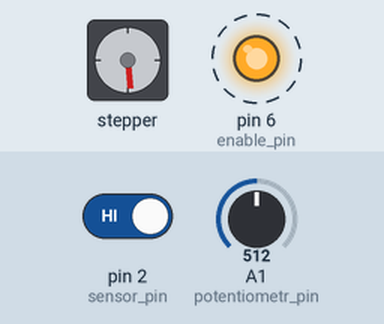
Simulated run of this sketch. Board: Arduino Uno, built with avr-gcc and run on an emulated ATmega328P. On the bench: stepper motor, output pins drawn as LEDs (lit = HIGH). Dashed ring = blinking. The test bench sets the inputs (shaded band); at power-on: A1 (potentiometr_pin) = 512, pin 2 (sensor_pin) HIGH. Stepper angles assume 200 steps per turn.

Above: at 1.2 s.
1.3 s: A1 (potentiometr_pin) set to 716
At 1.65 s:
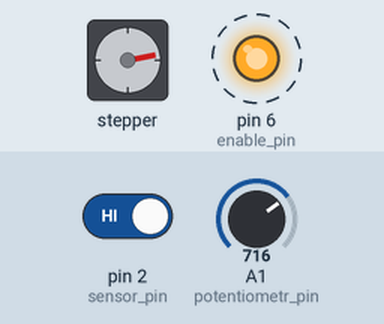
4.3 s: A1 (potentiometr_pin) set to 511
At 4.45 s:
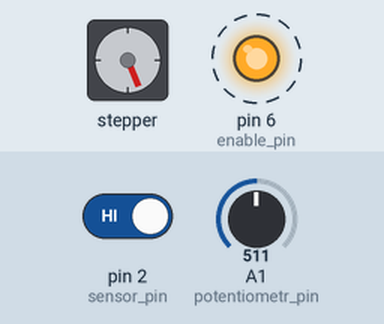
7.3 s: A1 (potentiometr_pin) set to 122
10.3 s: A1 (potentiometr_pin) set to 0
13.3 s: pin 2 (sensor_pin) driven LOW
At 13.66 s:
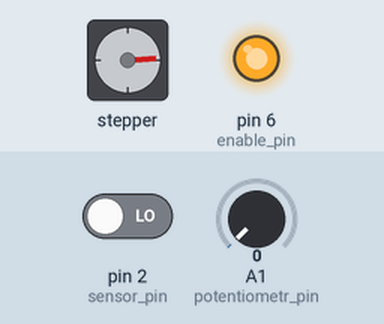
16.3 s: pin 2 (sensor_pin) driven HIGH
At 16.75 s:
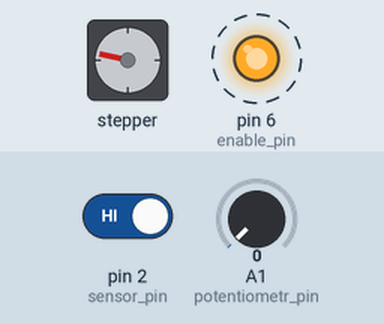
Timing chart, 0 to 45.8 s (numbered marks = the images above; inputs shaded):
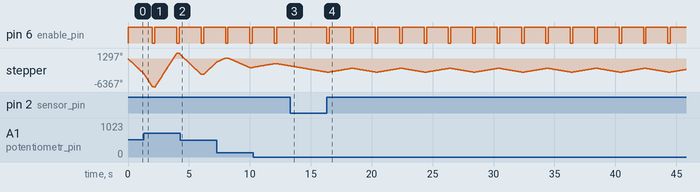

Measured:
- after the input at 13.3 s, pin 6 (enable_pin): stops changing and stays HIGH
- after the input at 16.3 s, pin 6 (enable_pin): alternates HIGH for 1.8 s and LOW for 0.20 s, starting at once

The sketch:

grinding-machine.ino
```cpp
#define potentiometr_pin A1
int potentiometr, potentiometr_last, potentiometr_min, potentiometr_max = 0;
int hysteresis = 10;
int speed_val;

#define step_pin 4
#define dir_pin 5
#define enable_pin 6

unsigned long stepTimer;

#define sensor_pin 2
boolean sensorFlag = true;
boolean sensor = false;
unsigned long sensorTimer;

#include <AccelStepper.h>

// Define a stepper and the pins it will use
AccelStepper stepper(AccelStepper::DRIVER, step_pin, dir_pin);


void setup() {
  //Serial.begin(9600);

  pinMode(sensor_pin, INPUT_PULLUP);

  pinMode(step_pin, OUTPUT);
  pinMode(dir_pin, OUTPUT);
  pinMode(enable_pin, OUTPUT);

  digitalWrite(step_pin, LOW);
  digitalWrite(dir_pin, LOW);
  digitalWrite(enable_pin, HIGH);

  stepper.setMaxSpeed(6000);
  stepper.setAcceleration(300);
}

void loop() {

  potentiometr = analogRead(potentiometr_pin);
  potentiometr_min = potentiometr_last - hysteresis;
  potentiometr_max = potentiometr_last + hysteresis;
  if (potentiometr != potentiometr_last) {
    if ((potentiometr > potentiometr_max) || (potentiometr < potentiometr_min)) {
      potentiometr_last = potentiometr;
    }
  }
  potentiometr_last = map(potentiometr_last, 0, 1023, 50, 1023);
  //Serial.println(potentiometr_last);

  speed_val = potentiometr_last * 5.6;
  //Serial.println(speed_val);

  if (sensorFlag) {
    stepper.setSpeed(-speed_val);
  } else {
    stepper.setSpeed(speed_val);
  }


  sensor = digitalRead(sensor_pin);
  //Serial.println(sensor);

  if (sensor && millis() - sensorTimer > 2000) {
    sensorFlag = !sensorFlag;
    sensorTimer = millis();
    //Serial.println(sensorFlag);

    digitalWrite(enable_pin, LOW);
    delay(200);
    digitalWrite(enable_pin, HIGH);
  }

  stepper.runSpeed();

}
```
